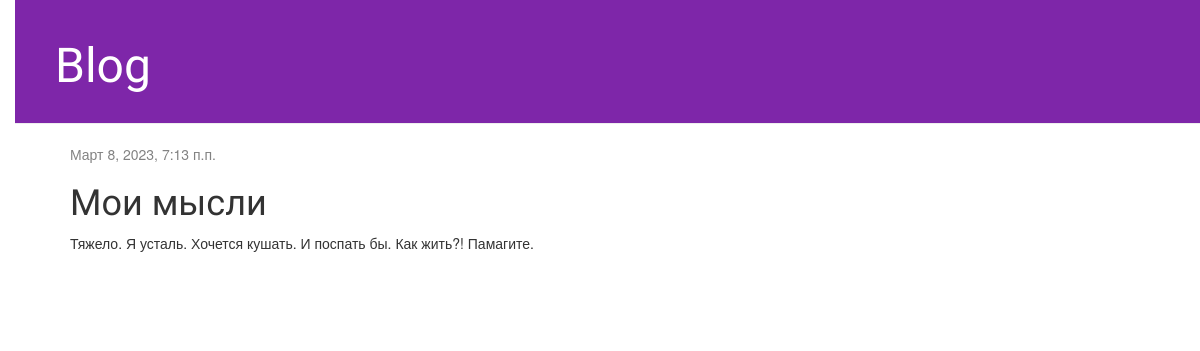
/post/1/, run on an earlier commit of the app's database.
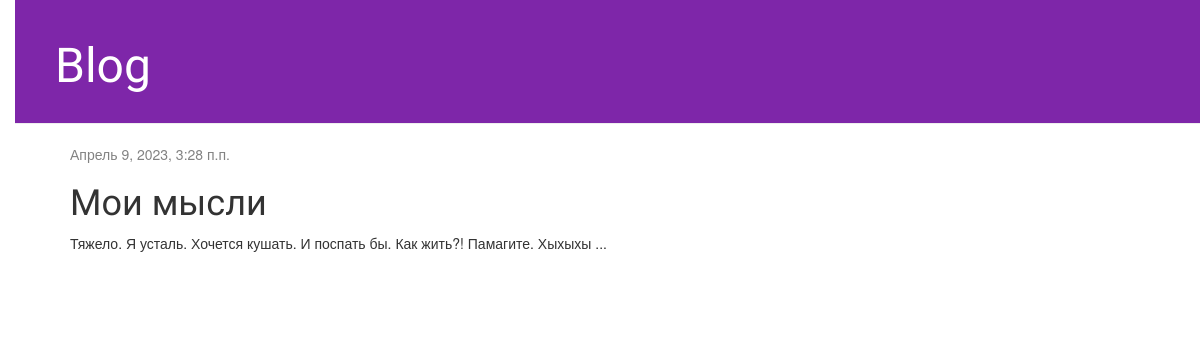
And on a later commit of the database.
### blog/models.py (models this page shows, shortened)
class Post(models.Model):
    author = models.ForeignKey(settings.AUTH_USER_MODEL, on_delete=models.CASCADE)
    title = models.CharField(max_length=200)
    text = models.TextField()
    created_date = models.DateTimeField(default=timezone.now)
    published_date = models.DateTimeField(blank=True, null=True)

### blog/views.py (the view)
# urls.py: path('post/<int:pk>/', views.post_detail, name = 'post_detail'),
def post_detail(request, pk):
    post = get_object_or_404(Post, pk = pk)
    return render(request, 'blog/post_detail.html', {'post': post})

### blog/templates/blog/post_detail.html (shortened to what this page needs)
{% extends 'blog/base.html' %}
{% block content %}
    <div class="post">
        {% if post.published_date %}
            <div class="date">
                {{ post.published_date }}
            </div>
        {% endif %}
        <h1>{{ post.title }}</h1>
        <p>{{ post.text|linebreaksbr }}</p>
    </div>
{% endblock %}

What changed in the data, as far as the page shows it:
changed Post "Мои мысли": published_date "Март 8, 2023, 7:13 п.п." → "Апрель 9, 2023, 3:28 п.п."; text "Тяжело. Я усталь. Хочется кушать. И поспать бы. Как жить?! Памагите." → "Тяжело. Я усталь. Хочется кушать. И поспать бы. Как жить?! Памагите. Хыхыхы ..."
